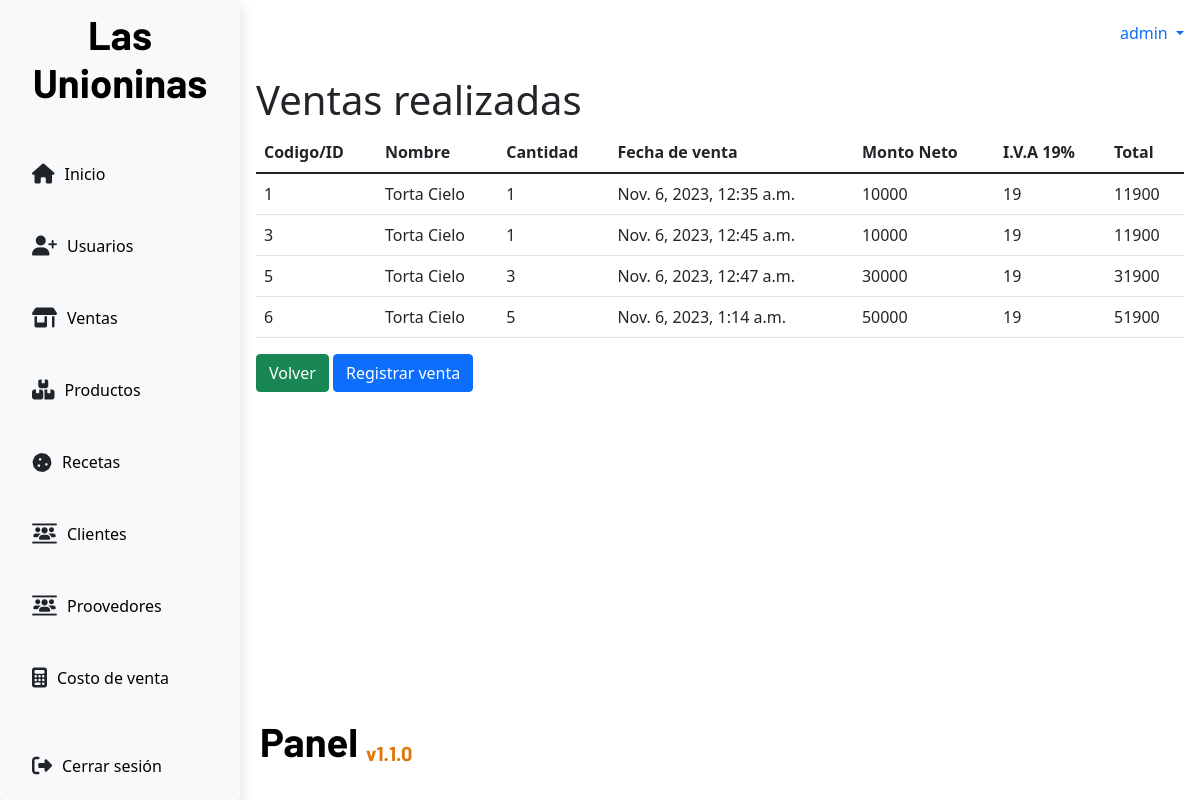
Page /sales/ (signed in) on the earlier database version.
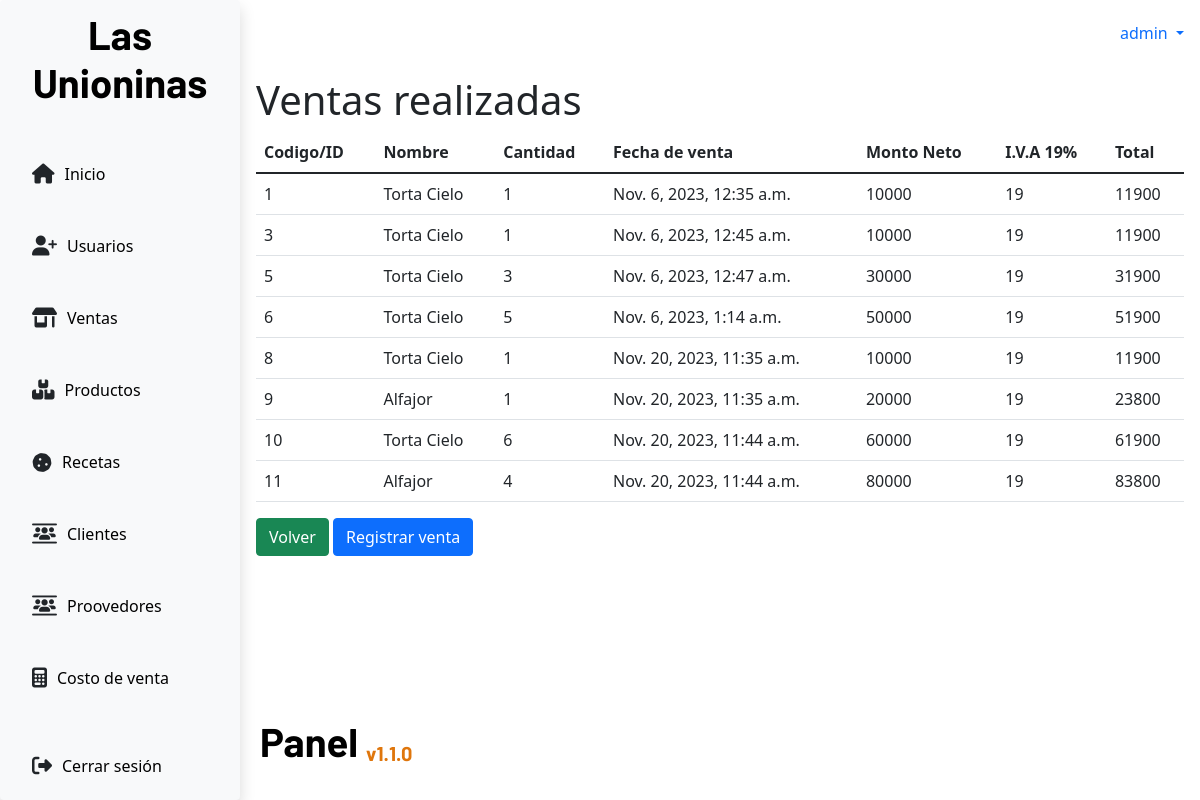
Same page on the later database version.
### app/models.py (models this page shows, shortened)
class Sales(models.Model):
    product = models.ForeignKey(ProductsInventory, on_delete=models.CASCADE)
    amount = models.PositiveIntegerField(null=False)
    saleDate = models.DateTimeField(auto_now_add=True)
    subtotal = models.PositiveIntegerField(null=False)
    iva = models.PositiveBigIntegerField(null=False)
    total = models.PositiveIntegerField(null=False)
    seller = models.ForeignKey(UserCollaborator,on_delete=models.CASCADE)

class ProductsInventory(models.Model):
    name = models.CharField(max_length=100,null=False)
    price = models.PositiveIntegerField(null=False)
    category = models.ForeignKey(CategoryProduct, on_delete=models.CASCADE)
    elabDate = models.DateField()
    expDate = models.DateField()
    stock = models.PositiveIntegerField(null=False)

### app/views.py (the view)
# urls.py: path('sales/',views.salesTable,name='salesTable'),
def salesTable(request):
    role = request.session.get("role")
    sold_products = Sales.objects.all()
    if role == "Admin" or role == "NormalUser":
        return render(request,'sales/salesTable.html', {"sales": sold_products})
    else:
        return redirect("/")

### app/context_processors.py (called while the page is built)
def get_username(request):
    username = request.session.get('username', None)
    return {
        "username": username
    }

def get_role(request):
    role = request.session.get("role")
    return {
        "role": role
    }

def get_low_stock(request):
    low_stock = request.session.get("low_stock")
    return {
        "low_stock": low_stock
    }

### app/templates/sales/salesTable.html
{% extends 'base.html' %}
{% block content %}
<div>
    <h1>Ventas realizadas</h1>
</div>
<div>
    <table class="table">
        <thead>
            <tr>
                <th>Codigo/ID</th>
                <th>Nombre</th>
                <th>Cantidad</th>
                <th>Fecha de venta</th>
                <th>Monto Neto</th>
                <th>I.V.A 19%</th>
                <th>Total</th>
            </tr>
        </thead>
        <tbody>
            {% for data in sales %}
                <tr>
                    <td>{{data.id}}</td>
                    <td>{{data.product.name}}</td>
                    <td>{{data.amount}}</td>
                    <td>{{data.saleDate}}</td>
                    <td>{{data.subtotal}}</td>
                    <td>{{data.iva}}</td>
                    <td>{{data.total}}</td>
                </tr>
            {% endfor %}
        </tbody>
    </table>
</div>
<div>
    <a class="btn btn-success" href="{% url 'home'%}">Volver</a>
    <a class="btn btn-primary" href="{% url 'sell'%}">Registrar venta</a>
</div>
{% endblock content %}

Differences in the rows shown:
added Sales: id "8", product.name "Torta Cielo", amount "1", saleDate "Nov. 20, 2023, 11:35 a.m.", subtotal "10000", iva "19", total "11900"
added Sales: id "9", product.name "Alfajor", amount "1", saleDate "Nov. 20, 2023, 11:35 a.m.", subtotal "20000", iva "19", total "23800"
added Sales: id "10", product.name "Torta Cielo", amount "6", saleDate "Nov. 20, 2023, 11:44 a.m.", subtotal "60000", iva "19", total "61900"
added Sales: id "11", product.name "Alfajor", amount "4", saleDate "Nov. 20, 2023, 11:44 a.m.", subtotal "80000", iva "19", total "83800"
